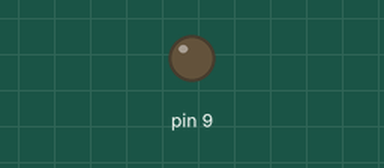
Simulated run of this sketch. Board: Arduino Uno, built with avr-gcc and run on an emulated ATmega328P. Shown: output pins drawn as LEDs (lit = HIGH).

Above: at 0.05 s.
At 6.45 s:
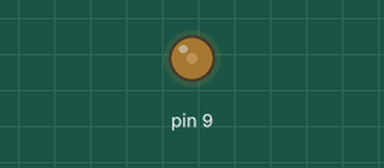
At 12.85 s:
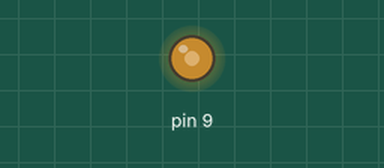
At 25.6 s:
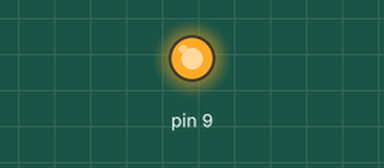
Timing chart, 0 to 40.0 s (numbered marks = the images above):
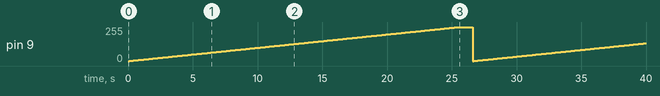

The sketch:

buzz.ino
```cpp
void setup() {
  // put your setup code here, to run once:
pinMode(9,OUTPUT);
}

void loop() {
  // put your main code here, to run repeatedly:
for(int i=0; i<=255 ; i++)
{analogWrite(9,i);
delay(100);
}
delay(1000);
}
```

Measured:
- by itself, pin 9: 0/255 → 1/255 at 0.10 s, → 2/255 0.10 s later, → 3/255 0.10 s later, → 4/255 0.10 s later, … (389 changes in this stretch)
